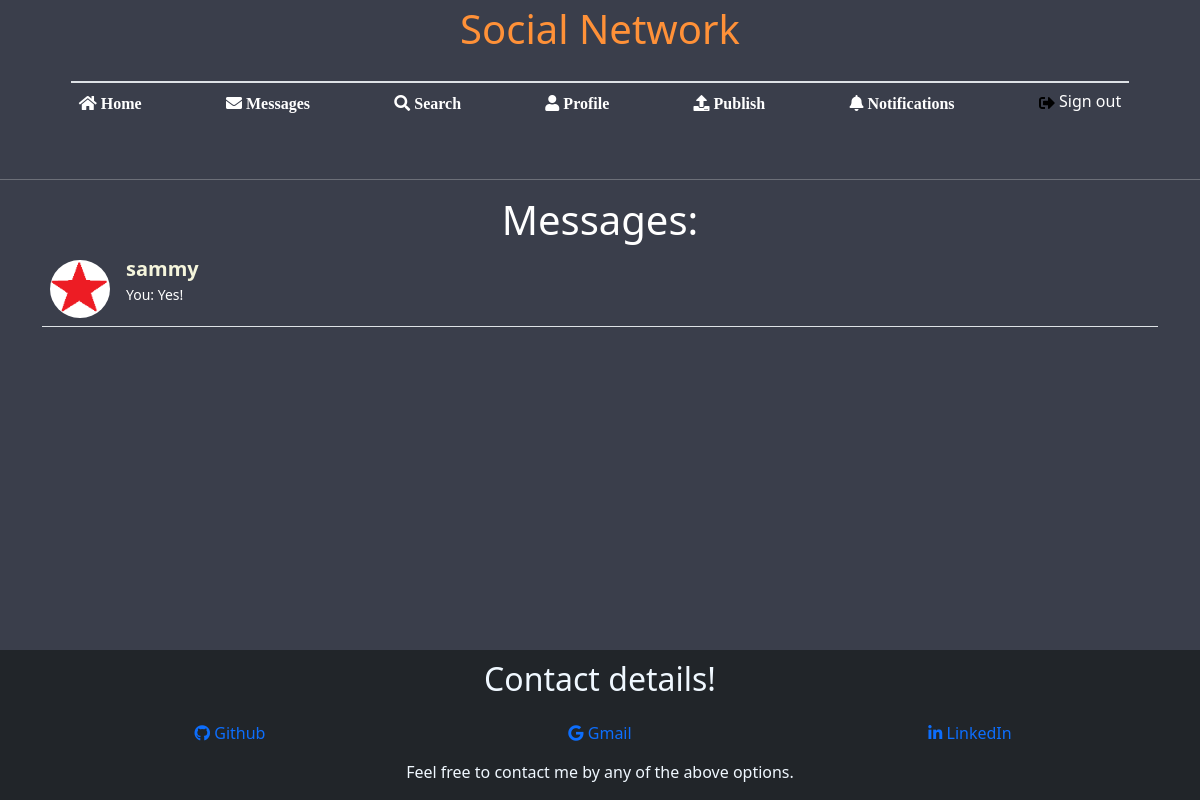
The app's page /chatting (signed in) with its own data.
### base/models.py (models this page shows)
class Friend(models.Model):
    user1 = models.ForeignKey(User, on_delete=models.CASCADE, related_name='user1_friends')
    user2 = models.ForeignKey(User, on_delete=models.CASCADE, related_name='user2_friends')
    last_message_date = models.DateTimeField()

class ProfileInfo(models.Model):
    degree = models.CharField(max_length=100, null=True, blank=True, default='')
    workplace = models.CharField(max_length=100, null=True, blank=True, default='')
    age = models.IntegerField(null=True, blank=True)
    address = models.CharField(max_length=100, null=True, blank=True, default='')
    user = models.OneToOneField(User, on_delete=models.CASCADE)
    profile_image = models.FileField(upload_to='profile_images/', null=True, blank=True, default='/profile_images/default.png')

class Message(models.Model):
    sender = models.ForeignKey(User, related_name="sent_messages", on_delete=models.CASCADE)
    recipient = models.ForeignKey(User, related_name="received_messages", on_delete=models.CASCADE)
    message = models.TextField()
    timestamp = models.DateTimeField()

### base/views.py (the view)
# urls.py: path('chatting', views.friends_message_view, name='friends_message_view'),
def friends_message_view(request):
    if request.user.is_authenticated:
        current_user = request.user
        user1_friends = Friend.objects.filter(user1=current_user)
        user2_friends = Friend.objects.filter(user2=current_user)
        friends = user1_friends.filter(user2__in=user2_friends.values('user1'))
        friend_names = []
        messages = []
        for friend in friends:
            friend_names.append(friend.user2.username)
            user1 = friend.user1
            if user1 == current_user:
                user1 = friend.user2
            sender_query = Message.objects.filter(sender=user1, recipient=current_user).order_by('timestamp')
            receiver_query = Message.objects.filter(sender=current_user, recipient=user1).order_by('timestamp')
            sent_message = ''
            received_message = ''
            if len(sender_query) > 0:
                sent_message = sender_query.last()
            if len(receiver_query) > 0:
                received_message = receiver_query.last()
            if (sent_message == '' and received_message == ''):
                messages.append('')
            elif (sent_message == '' and received_message != ''):
                messages.append(received_message)
            elif (sent_message != '' and received_message == ''):
                messages.append(sent_message)
            else:
                if sent_message.timestamp > received_message.timestamp:
                    messages.append(sent_message)
                else:
                    messages.append(received_message)
        zipped = zip(friends, messages)
        return render(request, 'chat_view.html', {'user': current_user,'friends_messages': zipped,
            'friend_names': friend_names, 'has_unreplied_request': has_unreplied_request(current_user)})
    else:
        return redirect('/')

### base/views.py (called while the page is built)
def has_unreplied_request(user):
    if Requests.objects.filter(to_user=user).exists():
        return True
    else:
        return False

### templates/chat_view.html (shortened to what this page needs)
{% load static %}
<!DOCTYPE html>
<html lang="en" style="height: 100%;">
<head>
    <link rel="stylesheet" href="{% static 'index.css' %}">
    <link rel="stylesheet" href="{% static 'requests.css' %}">
    <link rel="stylesheet" href="https://cdnjs.cloudflare.com/ajax/libs/font-awesome/5.15.3/css/all.min.css" />
    <link rel="stylesheet" href="https://cdn.jsdelivr.net/npm/bootstrap@5.3.0-alpha1/dist/css/bootstrap.min.css"/>
</head>
<body class="d-flex flex-column min-vh-100" style="background: #3A3E4B; color: white;">
    <header>
        <h1 class="d-none d-lg-block"
        style="text-align: center; color: #FF9138; margin-top: 5px; margin-bottom: -30px;">Social Network</h1>
        <nav>
            <div class="navbar navbar-expand-lg pt-4">
                <div class="container-fluid">
                    <div class="collapse navbar-collapse justify-content-center" id="navbarSupportedContent">
                        <ul id="nav-length" class="navbar-nav justify-content-between border-top border-2 text-center">
                            <li class="nav-item">
                                <a href="/" id="home" class="nav-link border-hover py-3 text-white"><i class="fa fa-home" aria-hidden="true"> Home</i></a>
                            </li>
                            <li class="nav-item">
                                <a href="" id="message" class="nav-link border-hover py-3 text-white"><i class="fa fa-envelope" aria-hidden="true"> Messages</i></a>
                            </li>
                            <li class="nav-item">
                                <a href="people" id="search" class="nav-link border-hover py-3 text-white"><i class="fa fa-search" aria-hidden="true"> Search</i></a>
                            </li>
                            <li class="nav-item">
                                <a href="/profile/{{user}}" id="profile" class="nav-link border-hover py-3 text-white"><i class="fas fa-user"> Profile</i></a>
                            </li>
                            <li class="nav-item">
                                <a href="upload" id="publish" class="nav-link border-hover py-3 text-white"><i class="fa fa-upload" aria-hidden="true"> Publish</i></a>
                            </li>
                            <li class="nav-item">
                                {% if has_unreplied_request == False %}
                                    <a href="requests" id="requests" class="nav-link border-hover py-3 text-white active"><i id="request_icon" class="fa fa-bell" aria-hidden="true"> Notifications</i></a>
                                {% else %}
                                    <a href="requests" id="requests" class="nav-link border-hover py-3 text-white active"><i id="request_icon" class="fa fa-bell" aria-hidden="true"> Notifications<span class="position-absolute top-0 start-95 translate-middle p-2 bg-danger border border-light rounded-circle"></span></i></a>
                                {% endif %}
                            </li>
                            <li class="nav-item">
                                <a href="/logout" id="sign-out" class="nav-link border-hover py-3 text-white">
                                    Sign out</a>
                            </li>
                        </ul>
                    </div>
                </div>
            </div>
        </nav>
    </header>
    <hr style="color: white;">
    <div class="container">
        <h1 style="text-align: center;">Messages:</h1>
        <ul class="list-unstyled mb-0">
            {% for friend, message in friends_messages %}
                <li class="p-2 border-bottom">
                    {% if friend.user1.username > friend.user2.username %}
                    <a href="chat/{{friend.user2.username}}-{{friend.user1.username}}" class="d-flex justify-content-between"
                    style="text-decoration: none;" onclick="SendMessage(event)">
                    {% else %}
                    <a href="chat/{{friend.user1.username}}-{{friend.user2.username}}" class="d-flex justify-content-between"
                    style="text-decoration: none;" onclick="SendMessage(event)">
                    {% endif %}
                        <div class="d-flex flex-row">
                            <img src="{{friend.user2.profileinfo.profile_image}}" alt="avatar"
                                class="rounded-circle d-flex align-self-center me-3 shadow-1-strong" width="60">
                            <div class="pt-1">
                                <p class="fw-bold mb-3" style="font-size: 20px; color: beige;">{{friend.user2.username}}</p>
                                {% if message.sender == friend.user1 %}
                                    <p class="small text-white">You: {{message.message}}</p>
                                {% else %}
                                    <p class="small text-muted text-white">{{message.message}}</p>
                                {% endif %}
                            </div>
                        </div>
                    </a>
                </li>
            {% endfor %}
        </ul>
    </div>
    <footer id="foot" class="bg-dark mt-auto" style="color: aliceblue; text-align: center;">
        <div class="container" style="padding-top: 10px;">
            <h2>Contact details! </h2>
            <div class="row" style="padding: 15px;">
                <section class="col">
                    <div>
                        <a href="https://github.com/region-09" class="icon-github" style="text-decoration: none;">
                            <i class="fab fa-github"></i>
                            Github
                        </a>
                    </div>
                </section>
                <section class="col">
                    <div>
                        <a href="mailto:almazruslanov0195@gmail.com" class="icon-email" style="text-decoration: none;">
                            <i class="fab fa-google"></i>
                            Gmail
                        </a>
                    </div>
                </section>
                <section class="col">
                    <div>
                        <a href="https://www.linkedin.com/in/almaz-ruslanov-b95336215" class="icon-linkedin" style="text-decoration: none;">
                            <i class="fab fa-linkedin-in"></i>
                            LinkedIn
                        </a>
                    </div>
                </section>
            </div>
            <div id="lowest" style="text-align: center;">
                <p>Feel free to contact me by any of the above options.</p>
            </div>
        </div>
    </footer>
</body>
</html>

### static/index.css (style rules this page uses)
.text-white { color:#fff; }
.container-fluid, .container-lg, .container-md, .container-sm, .container-xs { padding: 8px; width: auto }
@media only screen and (min-width:480px) { .container-fluid, .container-lg, .container-md, .container-sm, .container-xs { padding: 16px } }
@media only screen and (min-width:992px) { .container-fluid, .container-lg, .container-md, .container-sm, .container-xs { padding: 24px } }

### static/requests.css (style rules this page uses)
body { background-color: #3A3E4B; }
.border-hover { border-top: 5px solid transparent; transform: translateY(-4px); }
#navbarSupportedContent { margin-top: 10px; }
a { line-height: 10px; }
#sign-in, #sign-out, #sign-up, #home, #publish, #message, #requests, #search, #profile { border-top-left-radius: 10px; border-bottom-left-radius: 10px; border-top-right-radius: 10px; border-bottom-right-radius: 10px; }
#nav-length { width: 90%; }

### records on screen
Friend: user2.profileinfo.profile_image (picture), user2.username "sammy", message "Yes!"
